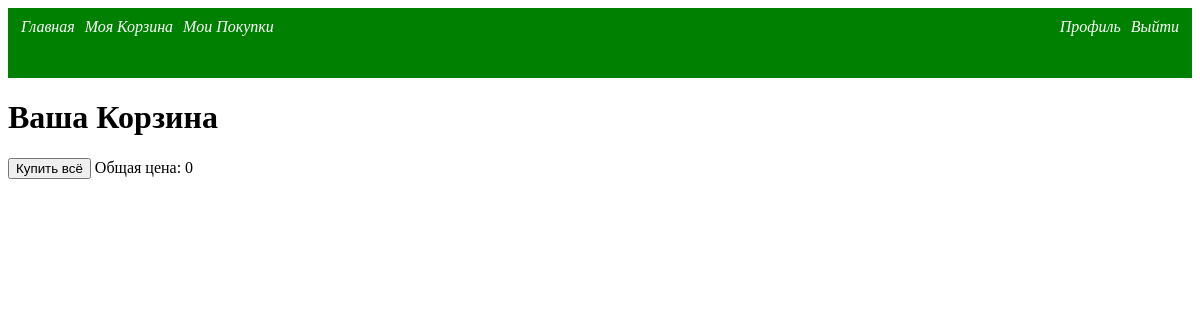
/busket/ (signed in), run on an earlier commit of the app's database.
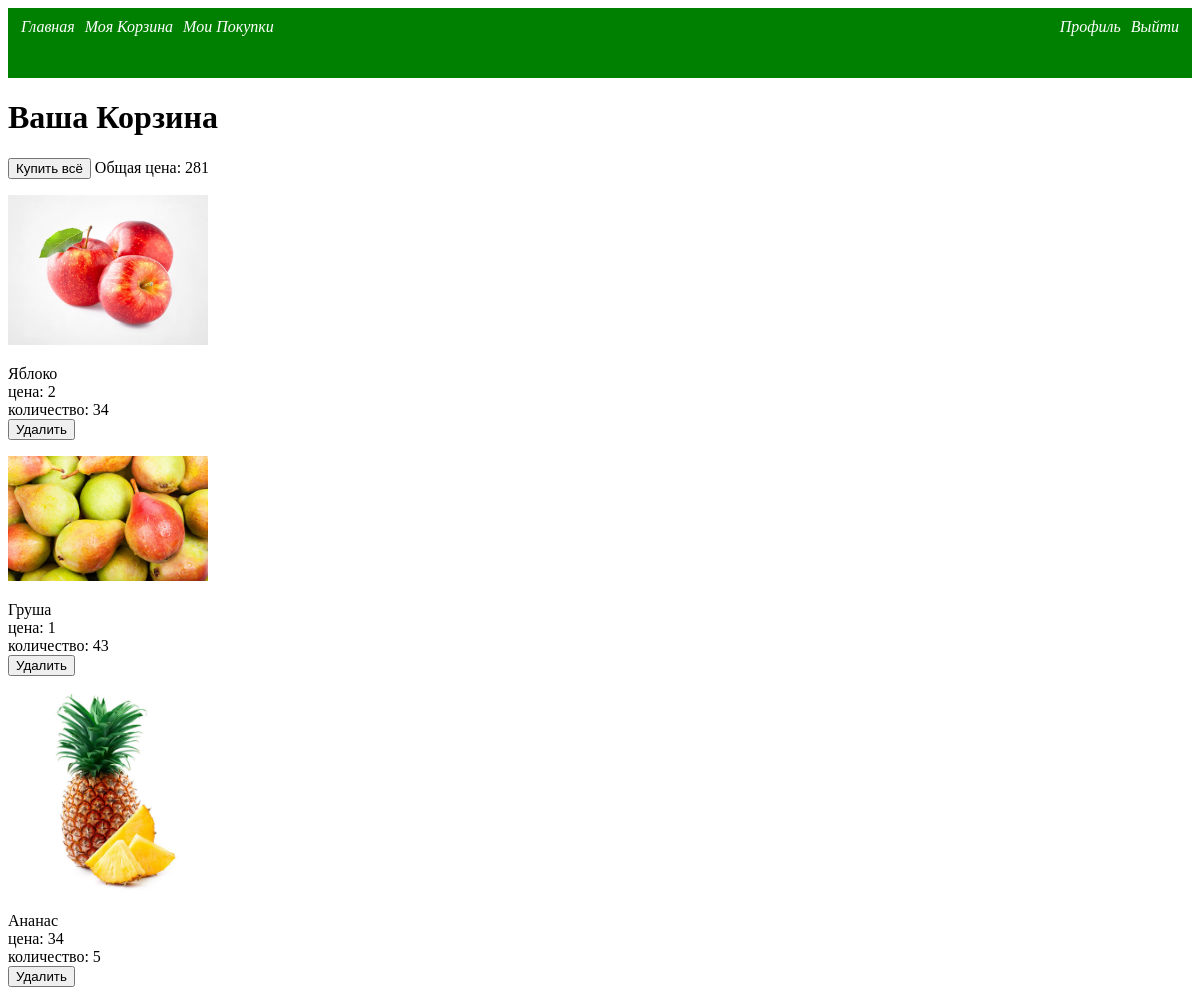
And on a later commit of the database.
### Store/models.py (models this page shows, shortened)
class BusketItems(models.Model):
    product = models.ForeignKey('Product', on_delete=models.CASCADE)
    amount = models.IntegerField()
    user = models.ForeignKey(settings.AUTH_USER_MODEL, on_delete=models.CASCADE)
    purchased = models.BooleanField(default=False)
    purch = models.ForeignKey('Purchase', on_delete=models.CASCADE, blank=True, null=True)
    objects = BusketItemsQuerySet.as_manager()

class Product(models.Model):
    name = models.CharField(max_length=255)
    photo = models.ImageField(upload_to="photos/%Y/%m/%d/")
    desc = models.TextField(blank=True)
    cost = models.IntegerField()
    amount = models.IntegerField()
    available = models.BooleanField(default=True)
    cat = models.ForeignKey('Category', on_delete=models.PROTECT)
    objects = ProductQuerySets.as_manager()

### Store/views.py (the view)
# urls.py: path('busket/', busket, name='busket'),
def busket(request):
    b = BusketItems.objects.get_UserBusket(request.user.pk).get_not_purchased()
    total_cost = 0
    for i in b:
        total_cost += i.product.cost * i.amount
    return render(request, 'Store/busket.html', {'busket' : b, 'total_cost': total_cost})

### Store/models.py (called while the page is built)
    def get_UserBusket(self, User_id):
        return self.filter(user=User_id)

    def get_not_purchased(self):
        return self.filter(purch=None)

### Store/templatetags/products_tag.py (called while the page is built)
@register.inclusion_tag('Store/menu.html')
def ShowMenu(isLoged):
    if isLoged == 1:
        menu = [{'title': 'Главная', 'link': 'home'}, {'title': 'Войти', 'link': 'login'}, {'title':'Зарегистрироваться', 'link' : 'reg'}]
    else:
        menu = [{'title': 'Главная', 'link': 'home'}, {'title': 'Моя Корзина', 'link': 'busket'}, {'title': 'Мои Покупки', 'link': 'purchases'}]
    return {'menu': menu}

@register.filter
def isAuthMenu(v):
    return v[1]['title'] != 'Войти'

### Store/templates/Store/busket.html (shortened to what this page needs)
{% load products_tag %}
<!DOCTYPE html>
<html lang="en">
<head>
</head>
<body>
    {% if request.user.is_authenticated %}
        {% ShowMenu 2 %}
    {% else %}
        {% ShowMenu 1 %}
    {% endif %}
    <h1>Ваша Корзина</h1>
    <button type="submit" onclick="location.href='{% url 'buyBysket' %}'">
        Купить всё
    </button>
    Общая цена: {{total_cost}}
    {% for b in busket %}
        <p><img src="{{b.product.photo.url}}" width="200px"></p>
        {{b.product.name}}
        <br>цена: {{b.product.cost}}
        <br>количество: {{b.amount}}
        <br><button type="submit"
                    onclick="location.href='{% url 'delBusket' id=b.pk%}'">
                Удалить
            </button>
    {% endfor %}
</body>
</html>

What changed in the data, as far as the page shows it:
now on this page (row edited): BusketItems: product.photo (picture), product.name "Яблоко", product.cost "2", amount "34"
added BusketItems: product.photo (picture), product.name "Груша", product.cost "1", amount "43"
added BusketItems: product.photo (picture), product.name "Ананас", product.cost "34", amount "5"
Also different on the page:
{{ total_cost }}: "0" → "281"
